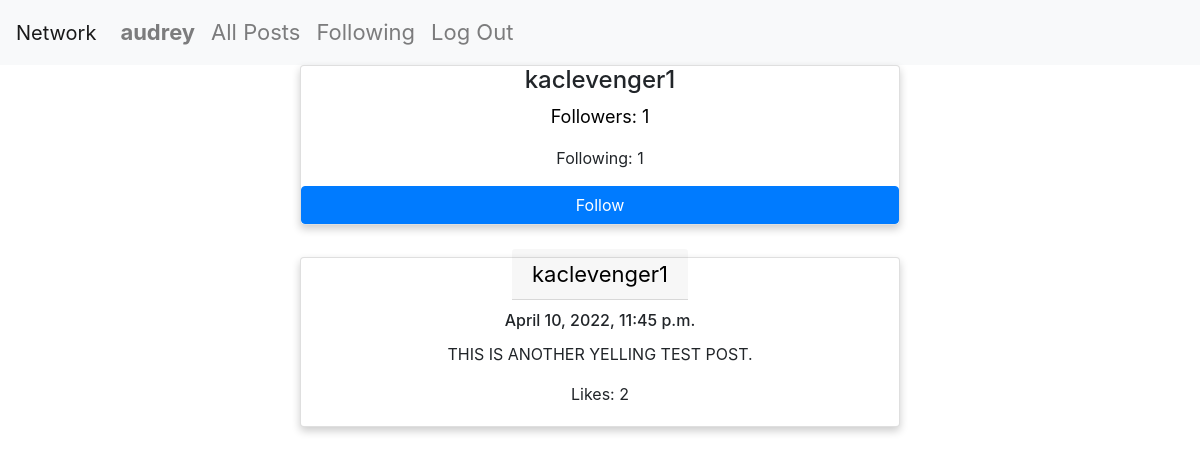
Screenshot of /profile/3 (signed in) with the database file from the repository.
### network/models.py (models this page shows, shortened)
class User(AbstractUser):
    pass

class Profile(models.Model):
    user = models.OneToOneField("User",on_delete=models.CASCADE)
    followers = models.ManyToManyField("User",related_name="follows", blank=True)
    follows = models.ManyToManyField("User",related_name="followers", blank=True)
    like = models.ManyToManyField("Post", related_name="like", blank=True)

class Post(models.Model):
    poster = models.ForeignKey("User", on_delete=models.CASCADE, related_name="posts")
    body = models.TextField(blank=True)
    timestamp = models.DateTimeField(auto_now_add=True)
    likes = models.IntegerField(default=0)
    liked = models.ManyToManyField("User", related_name="liked", blank=True)
    liked_by_user = models.BooleanField(default=False)

### network/views.py (the view)
# urls.py: path("profile/<int:id>", views.getProfile, name="profile"),
@csrf_exempt
@login_required
def getProfile(request, id):
    profile = get_object_or_404(Profile, user=id)
    followerCount = len(profile.followers.all())
    followsCount = len(profile.follows.all())
    posts = Post.objects.filter(poster=id)
    posts = posts.order_by("-timestamp").all()
    if request.user in profile.followers.all():
        following = True
    else:
        following = False
    page = request.GET.get('page', 1)
    paginator = Paginator(posts, 10)
    try:
        posts = paginator.page(page)
    except PageNotAnInteger:
        posts = paginator.page(1)
    except EmptyPage:
        posts = paginator.page(paginator.num_pages)
    return render(request, "network/profile.html", {
        "profile": profile,
        "followers": followerCount,
        "follows": followsCount,
        "following": following,
        "posts": posts
    })

### network/templates/network/profile.html (shortened to what this page needs)
{% extends "network/layout.html" %}
{% block body %}
{% if user.is_authenticated %}
  <div class="card">
    <h4>{{ profile.user }}</h4>
      <p class="title"> Followers: {{ followers }} </p>
      <p> Following: {{ follows }} </p>
      {% if profile.user != request.user %}
      {% if following == True %}
      <a href="{% url 'unfollow' profile.user.id %}" class="btn btn-primary"> Unfollow </a>
      {% else %}
      <a href="{% url 'follow' profile.user.id %}" class="btn btn-primary"> Follow </a>
      {% endif %}
      {% endif %}
  </div>
{% endif %}
{% if user.is_authenticated %}
    <div id="posts">
        <br>
        {% for post in posts %}
        <div class="card">
            <h7><a href="{% url 'profile' post.poster.id %}" class="card-header">{{ post.poster }}</a></h7>
            <div class="card-body">
              <h6 class="card-title"> {{ post.timestamp }} </h6>
              <p class="card-text"> {{ post.body }} </p>
              <p class="card-text"> Likes: {{ post.likes }} </p>
            </div>
          </div>
          <br>
        {% empty %}
        <h5>This user hasn't posted anything.</h5>
        {% endfor %}
    </div>
{% endif %}
{% endblock %}

### network/templates/network/layout.html (shortened to what this page needs)
{% load static %}
<!DOCTYPE html>
<html lang="en">
    <head>
        <link rel="stylesheet" href="https://stackpath.bootstrapcdn.com/bootstrap/4.4.1/css/bootstrap.min.css">
        <link rel="stylesheet" href="https://cdnjs.cloudflare.com/ajax/libs/font-awesome/4.7.0/css/font-awesome.min.css">
        <link href="{% static 'network/styles.css' %}" rel="stylesheet">
    </head>
    <body>
        <nav class="navbar navbar-expand-lg navbar-light bg-light">
            <a class="navbar-brand" href="{% url 'index' %}">Network</a>
            <div>
              <ul class="navbar-nav mr-auto">
                {% if user.is_authenticated %}
                    <li class="nav-item">
                        <a class="nav-link" href="{% url 'profile' user.id %}"><strong>{{ user.username }}</strong></a>
                    </li>
                {% endif %}
                <li class="nav-item">
                    <a class="nav-link" href="{% url 'all' %}">All Posts</a>
                </li>
                {% if user.is_authenticated %}
                    <li class="nav-item">
                        <a class="nav-link" href="{% url 'following' %}">Following</a>
                    </li>
                    <li class="nav-item">
                        <a class="nav-link" href="{% url 'logout' %}">Log Out</a>
                    </li>
                {% endif %}
              </ul>
            </div>
          </nav>
        <div class="body">
            {% block body %}
            {% endblock %}
        </div>
    </body>
</html>

### network/static/network/styles.css (style rules this page uses)
.card { box-shadow: 0 4px 8px 0 rgba(0, 0, 0, 0.2); max-width: 600px; margin: auto; text-align: center; }
.title { color: black; font-size: 18px; }
a { text-decoration: none; font-size: 22px; color: black; }

### rows the page displays
User: username "audrey"
Profile: user "kaclevenger1"
Post: poster "kaclevenger1", timestamp "April 10, 2022, 11:45 p.m.", body "THIS IS ANOTHER YELLING TEST POST.", likes "2"

### other values shown
{{ followers }} "1"
{{ follows }} "1"
